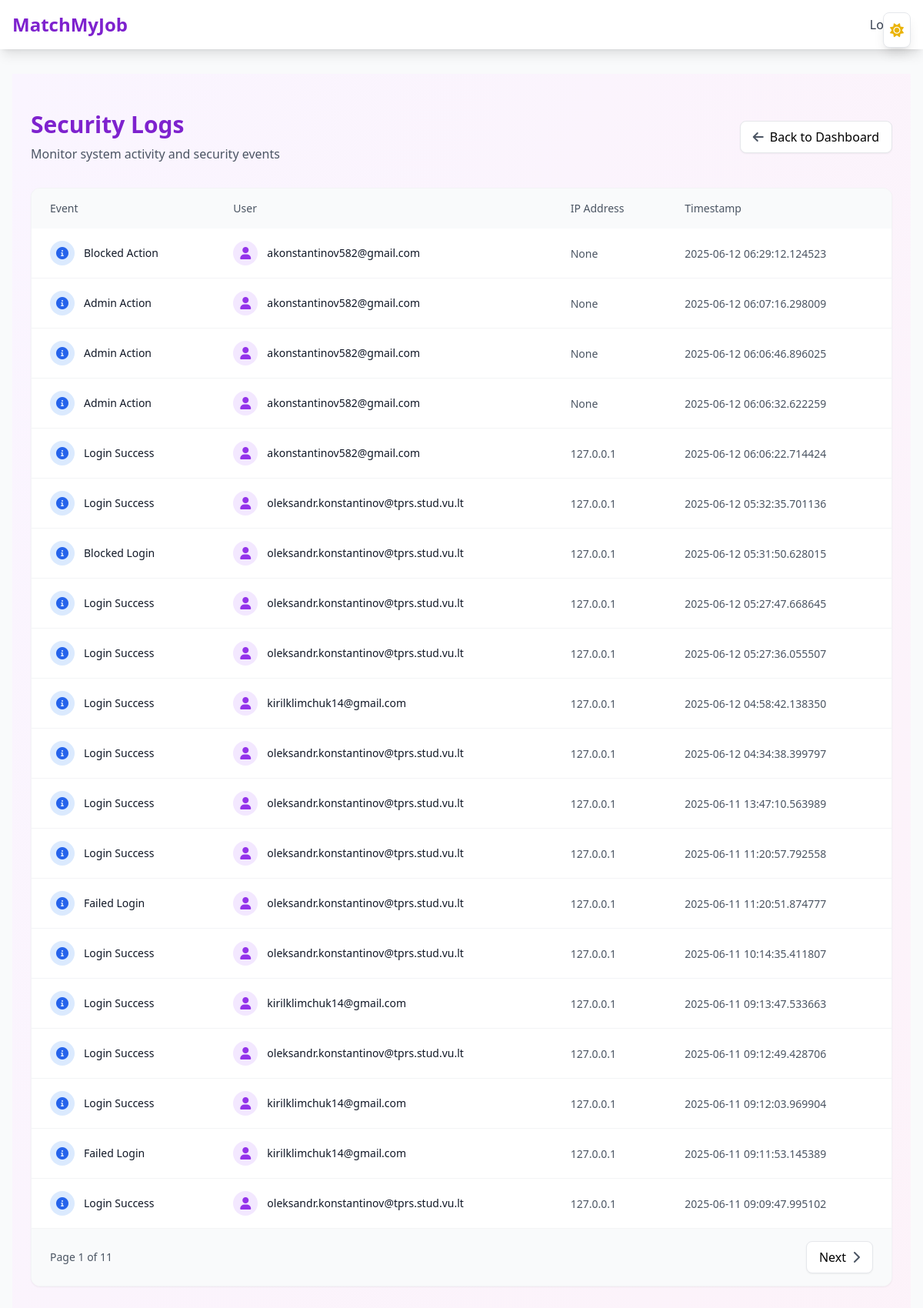
The page /admin/logs (signed in) on the database its author committed.
### models.py (models this page shows)
class SecurityLog(Base):
    __tablename__ = 'security_logs'
    id = Column(Integer, primary_key=True)
    event_type = Column(String)
    description = Column(Text)
    user_email = Column(String, nullable=True)
    ip_address = Column(String)
    timestamp = Column(DateTime, default=datetime.utcnow)

### admin.py (the view)
@router.get("/admin/logs", response_class=HTMLResponse)
def view_logs(
    request: Request,
    page: int = 1,
    db: Session = Depends(get_db),
    admin: User = Depends(get_current_admin)
):
    logs_per_page = 20
    total_logs = db.query(SecurityLog).count()
    total_pages = (total_logs + logs_per_page - 1) // logs_per_page
    page = max(1, min(page, total_pages)) if total_pages > 0 else 1
    logs = (
        db.query(SecurityLog)
        .order_by(SecurityLog.timestamp.desc())
        .offset((page - 1) * logs_per_page)
        .limit(logs_per_page)
        .all()
    )
    html = templates.TemplateResponse(
        "admin/admin_logs.html",
        {
            "request": request,
            "logs": logs,
            "user": admin,
            "current_page": page,
            "total_pages": total_pages,
            "has_previous": page > 1,
            "has_next": page < total_pages
        }
    )
    html.headers["Cache-Control"] = "no-cache, no-store, must-revalidate"
    html.headers["Pragma"]        = "no-cache"
    html.headers["Expires"]       = "0"
    return html

### templates/admin/admin_logs.html (shortened to what this page needs)
{% extends "base.html" %} {% block title %}Security Logs | Admin{% endblock %} {% block content %}
<div class="min-h-screen bg-gradient-to-br from-purple-50 to-pink-50 dark:from-gray-900 dark:to-gray-800 py-12">
  <section class="max-w-6xl mx-auto px-4">
    <div class="mb-8 flex items-center justify-between">
      <div>
        <h2 class="text-3xl font-bold text-purple-700 dark:text-purple-400">Security Logs</h2>
        <p class="text-gray-600 dark:text-gray-400 mt-2">Monitor system activity and security events</p>
      </div>
      <a href="/admin"
        class="inline-flex items-center px-4 py-2 bg-white dark:bg-gray-800 border border-gray-200 dark:border-gray-700 rounded-lg shadow-sm hover:bg-gray-50 dark:hover:bg-gray-700 transition-colors">
        <i class="fas fa-arrow-left mr-2 text-gray-600 dark:text-gray-400"></i>
        Back to Dashboard
      </a>
    </div>
    <div
      class="bg-white dark:bg-gray-800 rounded-xl shadow-sm border border-gray-100 dark:border-gray-700 overflow-hidden">
      <div class="overflow-x-auto">
        <table class="w-full">
          <thead>
            <tr class="bg-gray-50 dark:bg-gray-700/50">
              <th class="px-6 py-4 text-left text-sm font-medium text-gray-600 dark:text-gray-400">Event</th>
              <th class="px-6 py-4 text-left text-sm font-medium text-gray-600 dark:text-gray-400">User</th>
              <th class="px-6 py-4 text-left text-sm font-medium text-gray-600 dark:text-gray-400">IP Address</th>
              <th class="px-6 py-4 text-left text-sm font-medium text-gray-600 dark:text-gray-400">Timestamp</th>
            </tr>
          </thead>
          <tbody class="divide-y divide-gray-100 dark:divide-gray-700">
            {% for log in logs %}
            <tr class="hover:bg-gray-50 dark:hover:bg-gray-700/50 transition-colors">
              <td class="px-6 py-4">
                <div class="flex items-center">
                  {% if log.event_type == 'login' %}
                  <span
                    class="w-8 h-8 rounded-full bg-green-100 dark:bg-green-900/50 flex items-center justify-center mr-3">
                    <i class="fas fa-sign-in-alt text-green-600 dark:text-green-400"></i>
                  </span>
                  <span class="text-sm font-medium text-gray-900 dark:text-white">Login</span>
                  {% elif log.event_type == 'failed_login' %}
                  <span
                    class="w-8 h-8 rounded-full bg-red-100 dark:bg-red-900/50 flex items-center justify-center mr-3">
                    <i class="fas fa-exclamation-circle text-red-600 dark:text-red-400"></i>
                  </span>
                  <span class="text-sm font-medium text-gray-900 dark:text-white">Failed Login</span>
                  {% else %}
                  <span
                    class="w-8 h-8 rounded-full bg-blue-100 dark:bg-blue-900/50 flex items-center justify-center mr-3">
                    <i class="fas fa-info-circle text-blue-600 dark:text-blue-400"></i>
                  </span>
                  <span class="text-sm font-medium text-gray-900 dark:text-white">{{ log.event_type }}</span>
                  {% endif %}
                </div>
              </td>
              <td class="px-6 py-4">
                <div class="flex items-center">
                  <span
                    class="w-8 h-8 rounded-full bg-purple-100 dark:bg-purple-900/50 flex items-center justify-center mr-3">
                    <i class="fas fa-user text-purple-600 dark:text-purple-400"></i>
                  </span>
                  <span class="text-sm text-gray-900 dark:text-white">{{ log.user_email }}</span>
                </div>
              </td>
              <td class="px-6 py-4">
                <span class="text-sm text-gray-600 dark:text-gray-400">{{ log.ip_address }}</span>
              </td>
              <td class="px-6 py-4">
                <span class="text-sm text-gray-600 dark:text-gray-400">{{ log.timestamp }}</span>
              </td>
            </tr>
            {% endfor %}
          </tbody>
        </table>
      </div>
      {% if total_pages > 1 %}
      <div class="px-6 py-4 bg-gray-50 dark:bg-gray-700/50 border-t border-gray-100 dark:border-gray-700">
        <div class="flex items-center justify-between">
          <div class="text-sm text-gray-600 dark:text-gray-400">
            Page {{ current_page }} of {{ total_pages }}
          </div>
          <div class="flex items-center space-x-2">
            {% if has_next %}
            <a href="/admin/logs?page={{ current_page + 1 }}"
              class="inline-flex items-center px-4 py-2 bg-white dark:bg-gray-800 border border-gray-200 dark:border-gray-700 rounded-lg shadow-sm hover:bg-gray-50 dark:hover:bg-gray-700 transition-colors">
              Next
              <i class="fas fa-chevron-right ml-2 text-gray-600 dark:text-gray-400"></i>
            </a>
            {% endif %}
          </div>
        </div>
      </div>
      {% endif %}
    </div>
  </section>
</div>
{% endblock %}

### templates/base.html (shortened to what this page needs)
<!DOCTYPE html>
<html lang="en" class="light">
<head>
  <script src="https://cdn.tailwindcss.com"></script>
  <link href="https://cdnjs.cloudflare.com/ajax/libs/font-awesome/6.0.0/css/all.min.css" rel="stylesheet">
  <link href="https://cdn.jsdelivr.net/npm/@yaireo/tagify/dist/tagify.css" rel="stylesheet">
</head>
<body class="bg-gray-50 dark:bg-gray-900 transition-colors duration-200">
  <div class="fixed top-4 right-4 z-50">
    <button id="theme-toggle"
      class="p-2 rounded-lg bg-white dark:bg-gray-800 shadow-lg hover:shadow-xl transition-all duration-200 border border-gray-200 dark:border-gray-700">
      <i class="fas fa-sun text-yellow-500 dark:hidden text-lg"></i>
    </button>
  </div>
  <header class="bg-white dark:bg-gray-800 shadow-lg">
    <div class="max-w-7xl mx-auto px-4 py-4 flex justify-between items-center">
      <a href="{% if user %}
            {% if user.role == 'employer' %}/employer/emp-home
            {% elif user.role == 'job_seeker' %}/home
            {% else %}/admin
            {% endif %}
          {% else %}/
          {% endif %}" class="text-2xl font-bold text-purple-700 dark:text-purple-400">
        MatchMyJob
      </a>
      <nav class="space-x-4">
        {% if user %}
        <a href="/logout" class="text-gray-700 dark:text-gray-300 hover:text-purple-700">Logout</a>
        {% else %}
        <a href="/" class="text-gray-600 dark:text-gray-400 hover:text-purple-700">Home</a>
        <a href="/login" class="text-gray-600 dark:text-gray-400 hover:text-purple-700">Login</a>
        <a href="/register" class="text-gray-600 dark:text-gray-400 hover:text-purple-700">Register</a>
        {% endif %}
      </nav>
    </div>
  </header>
  <main class="py-8 px-4">{% block content %}{% endblock %}</main>
</body>
</html>

### rows shown on the page
SecurityLog: event_type "Blocked Action", user_email "akonstantinov582@gmail.com", ip_address "None", timestamp "2025-06-12 06:29:12.124523"
SecurityLog: event_type "Admin Action", user_email "akonstantinov582@gmail.com", ip_address "None", timestamp "2025-06-12 06:07:16.298009"
SecurityLog: event_type "Admin Action", user_email "akonstantinov582@gmail.com", ip_address "None", timestamp "2025-06-12 06:06:46.896025"
SecurityLog: event_type "Admin Action", user_email "akonstantinov582@gmail.com", ip_address "None", timestamp "2025-06-12 06:06:32.622259"
SecurityLog: event_type "Login Success", user_email "akonstantinov582@gmail.com", ip_address "127.0.0.1", timestamp "2025-06-12 06:06:22.714424"
SecurityLog: event_type "Login Success", user_email "oleksandr.konstantinov@tprs.stud.vu.lt", ip_address "127.0.0.1", timestamp "2025-06-12 05:32:35.701136"
SecurityLog: event_type "Blocked Login", user_email "oleksandr.konstantinov@tprs.stud.vu.lt", ip_address "127.0.0.1", timestamp "2025-06-12 05:31:50.628015"
SecurityLog: event_type "Login Success", user_email "oleksandr.konstantinov@tprs.stud.vu.lt", ip_address "127.0.0.1", timestamp "2025-06-12 05:27:47.668645"
SecurityLog: event_type "Login Success", user_email "oleksandr.konstantinov@tprs.stud.vu.lt", ip_address "127.0.0.1", timestamp "2025-06-12 05:27:36.055507"
SecurityLog: event_type "Login Success", user_email "kirilklimchuk14@gmail.com", ip_address "127.0.0.1", timestamp "2025-06-12 04:58:42.138350"
SecurityLog: event_type "Login Success", user_email "oleksandr.konstantinov@tprs.stud.vu.lt", ip_address "127.0.0.1", timestamp "2025-06-12 04:34:38.399797"
SecurityLog: event_type "Login Success", user_email "oleksandr.konstantinov@tprs.stud.vu.lt", ip_address "127.0.0.1", timestamp "2025-06-11 13:47:10.563989"
SecurityLog: event_type "Login Success", user_email "oleksandr.konstantinov@tprs.stud.vu.lt", ip_address "127.0.0.1", timestamp "2025-06-11 11:20:57.792558"
SecurityLog: event_type "Failed Login", user_email "oleksandr.konstantinov@tprs.stud.vu.lt", ip_address "127.0.0.1", timestamp "2025-06-11 11:20:51.874777"
SecurityLog: event_type "Login Success", user_email "oleksandr.konstantinov@tprs.stud.vu.lt", ip_address "127.0.0.1", timestamp "2025-06-11 10:14:35.411807"
SecurityLog: event_type "Login Success", user_email "kirilklimchuk14@gmail.com", ip_address "127.0.0.1", timestamp "2025-06-11 09:13:47.533663"
SecurityLog: event_type "Login Success", user_email "oleksandr.konstantinov@tprs.stud.vu.lt", ip_address "127.0.0.1", timestamp "2025-06-11 09:12:49.428706"
SecurityLog: event_type "Login Success", user_email "kirilklimchuk14@gmail.com", ip_address "127.0.0.1", timestamp "2025-06-11 09:12:03.969904"
SecurityLog: event_type "Failed Login", user_email "kirilklimchuk14@gmail.com", ip_address "127.0.0.1", timestamp "2025-06-11 09:11:53.145389"
SecurityLog: event_type "Login Success", user_email "oleksandr.konstantinov@tprs.stud.vu.lt", ip_address "127.0.0.1", timestamp "2025-06-11 09:09:47.995102"

### other values the page prints
{{ current_page }} "1"
{{ total_pages }} "11"
